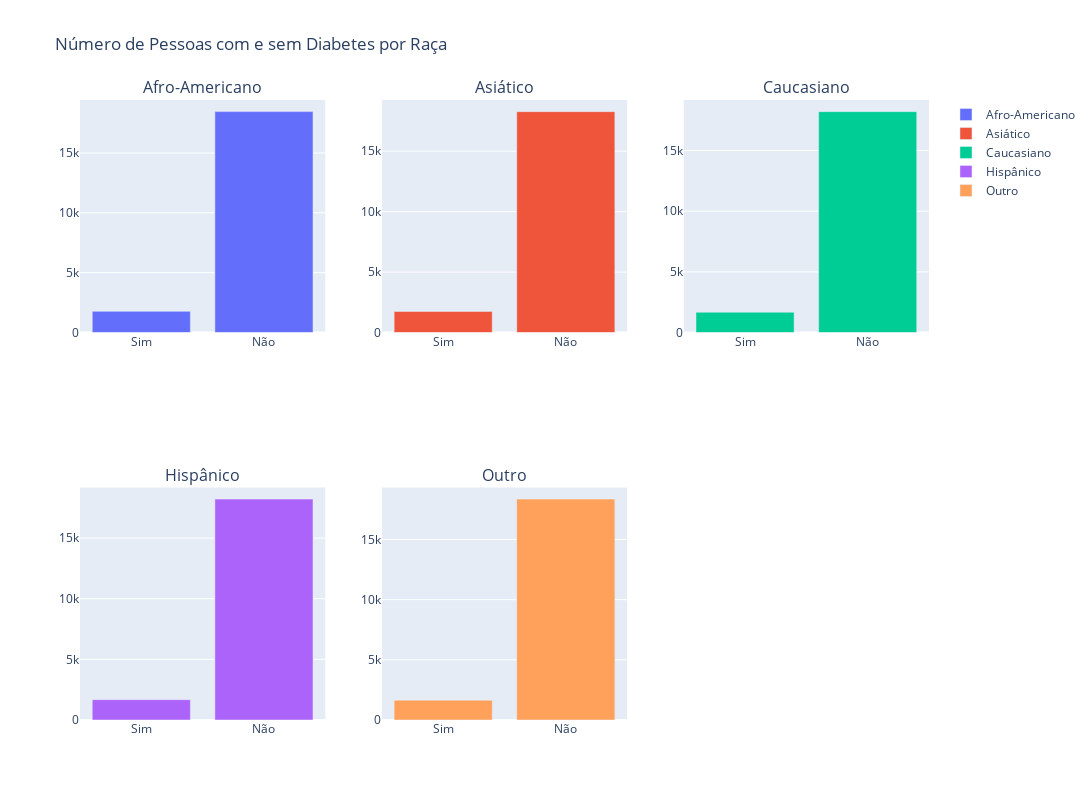

Notebook code cell kept with this figure:
### Code cell
race_columns = ['race:AfricanAmerican', 'race:Asian', 'race:Caucasian', 'race:Hispanic', 'race:Other']
race_titles = ['Afro-Americano', 'Asiático', 'Caucasiano', 'Hispânico', 'Outro']

fig = make_subplots(rows=2, cols=3, subplot_titles=race_titles)

for i, race in enumerate(race_columns):
    counts = df[df[race] == 'yes']['diabetes'].value_counts()
    data = {
        'Status de Diabetes': ['Sim', 'Não'],
        'Contagem': [counts.get(1, 0), counts.get(0, 0)]
    }
    df_diabetes = pd.DataFrame(data)

    row = i // 3 + 1  
    col = i % 3 + 1   
    
    fig.add_trace(
        go.Bar(x=df_diabetes['Status de Diabetes'], y=df_diabetes['Contagem'], name=race_titles[i]),
        row=row, col=col
    )

fig.update_layout(title_text='Número de Pessoas com e sem Diabetes por Raça',
                  height=800, width=1750)

fig.show()

### Figure 1 — Plotly figure (JSON) as saved in the notebook; plotly's stock layout.template omitted (floating-point values rounded to 4 significant figures)
{"data": [{"name": "Afro-Americano", "type": "bar", "x": ["Sim", "Não"], "xaxis": "x", "y": [1768, 18455], "yaxis": "y"}, {"name": "Asiático", "type": "bar", "x": ["Sim", "Não"], "xaxis": "x2", "y": [1743, 18272], "yaxis": "y2"}, {"name": "Caucasiano", "type": "bar", "x": ["Sim", "Não"], "xaxis": "x3", "y": [1670, 18206], "yaxis": "y3"}, {"name": "Hispânico", "type": "bar", "x": ["Sim", "Não"], "xaxis": "x4", "y": [1676, 18212], "yaxis": "y4"}, {"name": "Outro", "type": "bar", "x": ["Sim", "Não"], "xaxis": "x5", "y": [1643, 18355], "yaxis": "y5"}], "layout": {"annotations": [{"font": {"size": 16}, "showarrow": false, "text": "Afro-Americano", "x": 0.1444, "xanchor": "center", "xref": "paper", "y": 1, "yanchor": "bottom", "yref": "paper"}, {"font": {"size": 16}, "showarrow": false, "text": "Asiático", "x": 0.5, "xanchor": "center", "xref": "paper", "y": 1, "yanchor": "bottom", "yref": "paper"}, {"font": {"size": 16}, "showarrow": false, "text": "Caucasiano", "x": 0.8556, "xanchor": "center", "xref": "paper", "y": 1, "yanchor": "bottom", "yref": "paper"}, {"font": {"size": 16}, "showarrow": false, "text": "Hispânico", "x": 0.1444, "xanchor": "center", "xref": "paper", "y": 0.375, "yanchor": "bottom", "yref": "paper"}, {"font": {"size": 16}, "showarrow": false, "text": "Outro", "x": 0.5, "xanchor": "center", "xref": "paper", "y": 0.375, "yanchor": "bottom", "yref": "paper"}], "height": 800, "title": {"text": "Número de Pessoas com e sem Diabetes por Raça"}, "width": 1750, "xaxis": {"anchor": "y", "domain": [0, 0.2889]}, "xaxis2": {"anchor": "y2", "domain": [0.3556, 0.6444]}, "xaxis3": {"anchor": "y3", "domain": [0.7111, 1]}, "xaxis4": {"anchor": "y4", "domain": [0, 0.2889]}, "xaxis5": {"anchor": "y5", "domain": [0.3556, 0.6444]}, "xaxis6": {"anchor": "y6", "domain": [0.7111, 1]}, "yaxis": {"anchor": "x", "domain": [0.625, 1]}, "yaxis2": {"anchor": "x2", "domain": [0.625, 1]}, "yaxis3": {"anchor": "x3", "domain": [0.625, 1]}, "yaxis4": {"anchor": "x4", "domain": [0, 0.375]}, "yaxis5": {"anchor": "x5", "domain": [0, 0.375]}, "yaxis6": {"anchor": "x6", "domain": [0, 0.375]}}}
